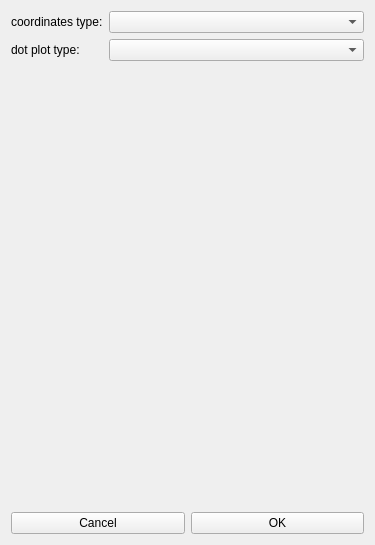
<?xml version="1.0" encoding="UTF-8"?>
<ui version="4.0">
 <class>widget_property</class>
 <widget class="QWidget" name="widget_property">
  <property name="geometry">
   <rect>
    <x>0</x>
    <y>0</y>
    <width>375</width>
    <height>545</height>
   </rect>
  </property>
  <property name="windowTitle">
   <string>AMQPRecvPlotWidget</string>
  </property>
  <layout class="QVBoxLayout" name="verticalLayout_2" stretch="9,1">
   <item>
    <layout class="QFormLayout" name="formLayout">
     <item row="0" column="1">
      <widget class="QComboBox" name="ComboBox_CoordinatesType"/>
     </item>
     <item row="0" column="0">
      <widget class="QLabel" name="label">
       <property name="text">
        <string>coordinates type:</string>
       </property>
      </widget>
     </item>
     <item row="1" column="0">
      <widget class="QLabel" name="label_2">
       <property name="text">
        <string>dot plot type:</string>
       </property>
      </widget>
     </item>
     <item row="1" column="1">
      <widget class="QComboBox" name="comboBox_DotPlotType"/>
     </item>
    </layout>
   </item>
   <item>
    <layout class="QVBoxLayout" name="verticalLayout" stretch="0">
     <item>
      <layout class="QHBoxLayout" name="horizontalLayout">
       <item>
        <widget class="QPushButton" name="Button_Cancel">
         <property name="text">
          <string>Cancel</string>
         </property>
        </widget>
       </item>
       <item>
        <widget class="QPushButton" name="Button_OK">
         <property name="text">
          <string>OK</string>
         </property>
        </widget>
       </item>
      </layout>
     </item>
    </layout>
   </item>
  </layout>
 </widget>
 <resources/>
 <connections/>
</ui>
